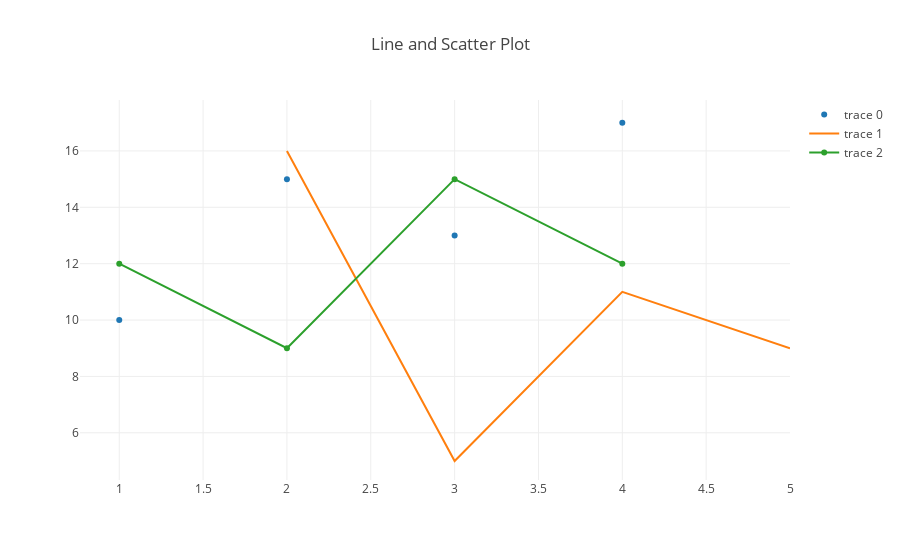

Notebook cell for this chart:
### Markdown cell above
## Line and Scatter Plot

### Code cell
val trace1 = Scatter(
  Seq(1, 2, 3, 4),
  Seq(10, 15, 13, 17),
  mode = ScatterMode(ScatterMode.Markers)
)

val trace2 = Scatter(
  Seq(2, 3, 4, 5),
  Seq(16, 5, 11, 9),
  mode = ScatterMode(ScatterMode.Lines)
)

val trace3 = Scatter(
  Seq(1, 2, 3, 4),
  Seq(12, 9, 15, 12),
  mode = ScatterMode(ScatterMode.Lines, ScatterMode.Markers)
)

val data = Seq(trace1, trace2, trace3)

val layout = Layout(
  title = "Line and Scatter Plot"
)

plot(data, layout)

### Figure 1 — Plotly figure (JSON) as saved in the notebook; plotly's stock layout.template omitted (floating-point values rounded to 4 significant figures)
{"data": [{"mode": "markers", "type": "scatter", "x": [1, 2, 3, 4], "y": [10, 15, 13, 17]}, {"mode": "lines", "type": "scatter", "x": [2, 3, 4, 5], "y": [16, 5, 11, 9]}, {"mode": "lines+markers", "type": "scatter", "x": [1, 2, 3, 4], "y": [12, 9, 15, 12]}], "layout": {"title": {"text": "Line and Scatter Plot"}, "xaxis": {"type": "linear", "range": [0.7657, 5], "autorange": true}, "yaxis": {"type": "linear", "range": [4.323, 17.87], "autorange": true}, "autosize": true}}
